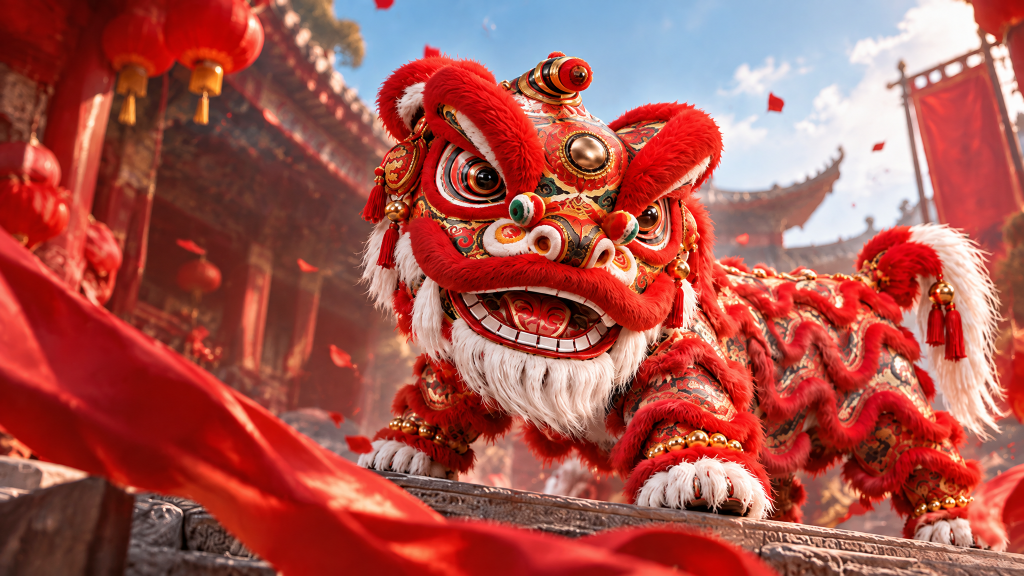
#> input picture site/assets/entry/home-cover.png, 2048 x 1152 px, found by its file name (shown at 1/2 size)
$ python build_live2d_source.py
#> lines starting #> are read from the running program, lines starting #| are printed output that depends on the picture; after the words box and inside, x2 and y2 are one past the last pixel; in counts of white or black regions, pixels touching at a corner belong together
from pathlib import Path

import numpy as np
from PIL import Image, ImageDraw, ImageFilter
import pytoshop
from pytoshop import enums, layers


ROOT = Path(__file__).resolve().parents[1]
SOURCE = ROOT / "source/public/assets/entry/home-cover.png"
OUTPUT = ROOT / "source/live2d/source"
PSD_PATH = OUTPUT / "nanfeng-lion-layered-rgb.psd"
LAYER_DIR = OUTPUT / "layers"


def polygon_mask(size, points, blur=1.2):
    mask = Image.new("L", size, 0)
    ImageDraw.Draw(mask).polygon(points, fill=255)
    return mask.filter(ImageFilter.GaussianBlur(blur))


def ellipse_mask(size, box, blur=1.0):
    mask = Image.new("L", size, 0)
    ImageDraw.Draw(mask).ellipse(box, fill=255)
    return mask.filter(ImageFilter.GaussianBlur(blur))


def rectangle_mask(size, box, blur=1.0):
    mask = Image.new("L", size, 0)
    ImageDraw.Draw(mask).rounded_rectangle(box, radius=24, fill=255)
    return mask.filter(ImageFilter.GaussianBlur(blur))


def make_layer(base, name, rect, mask):
    left, top, right, bottom = rect
    crop = base.crop((left, top, right, bottom)).convert("RGBA")
    crop.putalpha(mask)
    LAYER_DIR.mkdir(parents=True, exist_ok=True)
    crop.save(LAYER_DIR / f"{name}.png")
    rgba = np.asarray(crop, dtype=np.uint8)
    channels = {
        0: layers.ChannelImageData(image=rgba[:, :, 0]),
        1: layers.ChannelImageData(image=rgba[:, :, 1]),
        2: layers.ChannelImageData(image=rgba[:, :, 2]),
        -1: layers.ChannelImageData(image=rgba[:, :, 3]),
    }
    return layers.LayerRecord(
        top=top,
        left=left,
        bottom=bottom,
        right=right,
        name=name,
        channels=channels,
        color_mode=enums.ColorMode.rgb,
    )


def rect_for_points(points, padding=10):
    xs = [point[0] for point in points]
    ys = [point[1] for point in points]
    return (
        max(0, min(xs) - padding),
        max(0, min(ys) - padding),
        min(2048, max(xs) + padding),
        min(1152, max(ys) + padding),
    )


def build():
    base = Image.open(SOURCE).convert("RGBA")
    if base.size != (2048, 1152):
        raise ValueError(f"Expected 2048x1152 cover, got {base.size}")

    full_mask = Image.new("L", base.size, 255)
#> full_mask: PIL image 2048x1152 L; every value is 255
    empty_mask = Image.new("L", base.size, 0)
#> empty_mask: PIL image 2048x1152 L; every value is 0
    definitions = []

    definitions.append(("Background", (0, 0, 2048, 1152), full_mask))
    definitions.append(("Background_Repair", (690, 90, 1690, 1040), empty_mask.crop((690, 90, 1690, 1040))))

    body_points = [(690, 720), (760, 540), (970, 500), (1210, 560), (1430, 690), (1650, 1035), (710, 1050)]
    body_rect = rect_for_points(body_points, 12)
    definitions.append(("Lion_Body", body_rect, polygon_mask((body_rect[2] - body_rect[0], body_rect[3] - body_rect[1]), [(x - body_rect[0], y - body_rect[1]) for x, y in body_points])))
#> in polygon_mask, `mask = Image.new("L", size, 0)`: mask: PIL image 984x574 L; every value is 0
#> in polygon_mask, `ImageDraw.Draw(mask).polygon(points, fill=255)`:
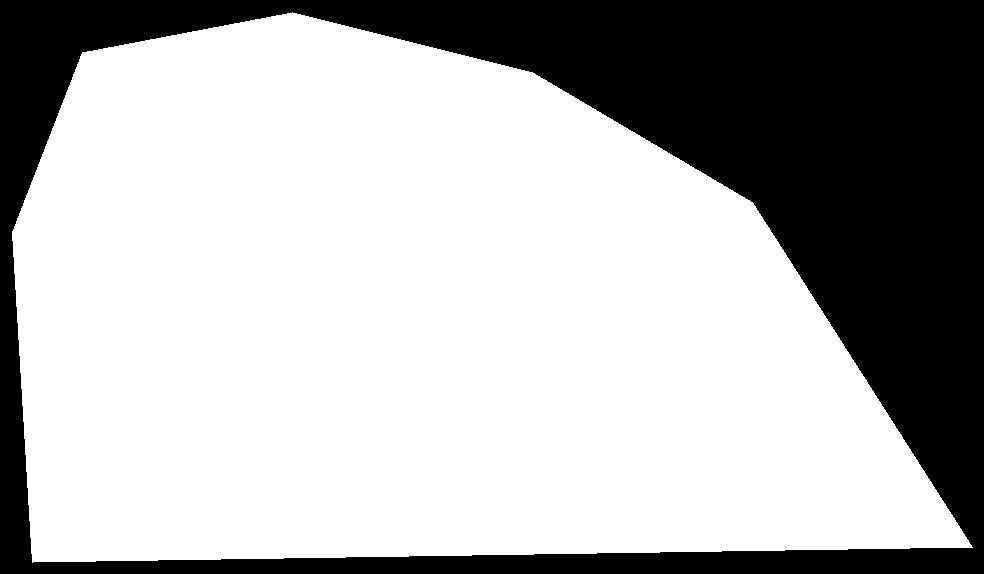
#> mask: PIL image 984x574 L; 69.1% white; 1 black region, box (x1, y1, x2, y2) and area: (0, 0, 984, 574) 174375

    head_points = [(715, 210), (850, 105), (1110, 110), (1350, 220), (1480, 470), (1340, 720), (990, 790), (760, 620)]
    head_rect = rect_for_points(head_points, 16)
    definitions.append(("Lion_Head", head_rect, polygon_mask((head_rect[2] - head_rect[0], head_rect[3] - head_rect[1]), [(x - head_rect[0], y - head_rect[1]) for x, y in head_points])))
#> in polygon_mask (call 2), `mask = Image.new("L", size, 0)`: mask: PIL image 797x717 L; every value is 0
#> in polygon_mask (call 2), `ImageDraw.Draw(mask).polygon(points, fill=255)`: mask: PIL image 797x717 L; 69.2% white; 1 black region, box (x1, y1, x2, y2) and area: (0, 0, 797, 717) 176053

    mane_points = [(690, 185), (830, 80), (1130, 90), (1420, 175), (1515, 465), (1375, 750), (980, 835), (700, 650)]
    mane_rect = rect_for_points(mane_points, 18)
    definitions.append(("Lion_Mane", mane_rect, polygon_mask((mane_rect[2] - mane_rect[0], mane_rect[3] - mane_rect[1]), [(x - mane_rect[0], y - mane_rect[1]) for x, y in mane_points])))
#> call 3 of polygon_mask, with size = (861, 791), blur = 1.2
#> in polygon_mask (call 3), `mask = Image.new("L", size, 0)`: mask: PIL image 861x791 L; every value is 0
#> in polygon_mask (call 3), `ImageDraw.Draw(mask).polygon(points, fill=255)`:
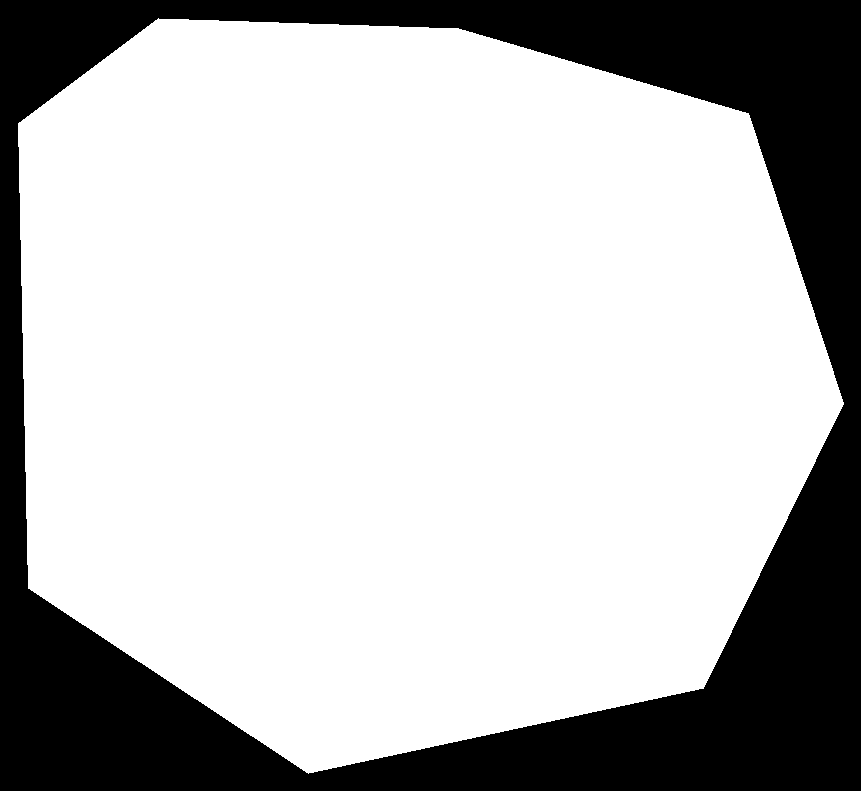
#> mask: PIL image 861x791 L; 73.1% white; 1 black region, box (x1, y1, x2, y2) and area: (0, 0, 861, 791) 183010

    beard_points = [(790, 510), (920, 470), (1260, 500), (1350, 670), (1240, 900), (950, 900), (805, 740)]
    beard_rect = rect_for_points(beard_points, 14)
    definitions.append(("Lion_Beard", beard_rect, polygon_mask((beard_rect[2] - beard_rect[0], beard_rect[3] - beard_rect[1]), [(x - beard_rect[0], y - beard_rect[1]) for x, y in beard_points])))
#> call 4 of polygon_mask, with size = (588, 458), blur = 1.2
#> in polygon_mask (call 4), `mask = Image.new("L", size, 0)`: mask: PIL image 588x458 L; every value is 0
#> in polygon_mask (call 4), `ImageDraw.Draw(mask).polygon(points, fill=255)`:
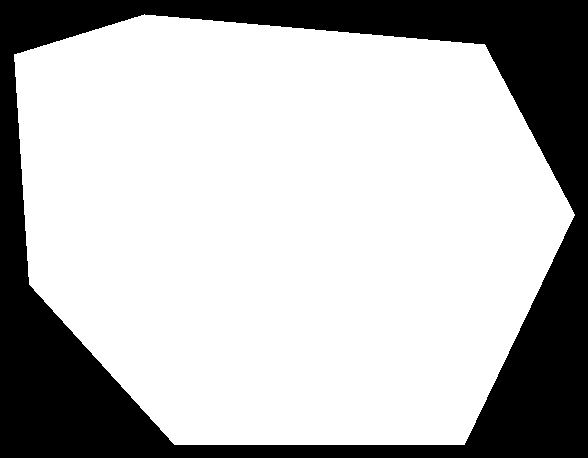
#> mask: PIL image 588x458 L; 72.4% white; 1 black region, box (x1, y1, x2, y2) and area: (0, 0, 588, 458) 74363

    eye_rect = (820, 270, 1410, 565)
    definitions.append(("Lion_Eyes", eye_rect, rectangle_mask((eye_rect[2] - eye_rect[0], eye_rect[3] - eye_rect[1]), (35, 35, 555, 270), 2.0)))
#> in rectangle_mask, `mask = Image.new("L", size, 0)`: mask: PIL image 590x295 L; every value is 0
#> in rectangle_mask, `ImageDraw.Draw(mask).rounded_rectangle(box, radius=24, fill=255)`: mask: PIL image 590x295 L; 70.3% white; 1 black region, box (x1, y1, x2, y2) and area: (0, 0, 590, 295) 51618
    pupil_rect = (850, 300, 1390, 535)
    pupil_mask = Image.new("L", (pupil_rect[2] - pupil_rect[0], pupil_rect[3] - pupil_rect[1]), 0)
#> pupil_mask: PIL image 540x235 L; every value is 0
    pupil_mask = ellipse_mask(pupil_mask.size, (35, 25, 150, 145), 1.0)
#> in ellipse_mask, `ImageDraw.Draw(mask).ellipse(box, fill=255)`: mask: PIL image 540x235 L; 8.7% white; 1 white region, box (x1, y1, x2, y2) and area: (35, 25, 151, 146) 11000
    right_pupil = ellipse_mask(pupil_mask.size, (380, 65, 505, 190), 1.0)
#> in ellipse_mask (call 2), `ImageDraw.Draw(mask).ellipse(box, fill=255)`: mask: PIL image 540x235 L; 9.8% white; 1 white region, box (x1, y1, x2, y2) and area: (380, 65, 506, 191) 12448
    pupil_mask = Image.fromarray(np.maximum(np.asarray(pupil_mask), np.asarray(right_pupil)).astype("uint8"))
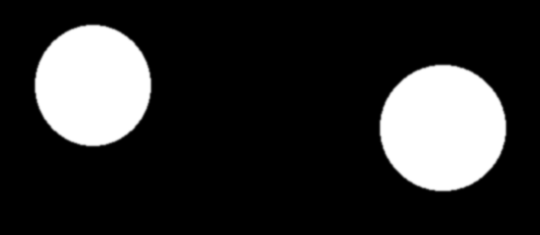
#> pupil_mask: PIL image 540x235 L; min 0, max 255, mean 47.1
    definitions.append(("Lion_Pupils", pupil_rect, pupil_mask))
    definitions.append(("Lion_Eyelids", eye_rect, rectangle_mask((eye_rect[2] - eye_rect[0], eye_rect[3] - eye_rect[1]), (20, 20, 570, 285), 2.0)))
#> in rectangle_mask (call 2), `ImageDraw.Draw(mask).rounded_rectangle(box, radius=24, fill=255)`: mask: PIL image 590x295 L; 83.9% white; 1 black region, box (x1, y1, x2, y2) and area: (0, 0, 590, 295) 28008

    mouth_points = [(860, 500), (1030, 485), (1280, 500), (1370, 700), (1280, 815), (1010, 820), (875, 700)]
    mouth_rect = rect_for_points(mouth_points, 12)
    definitions.append(("Lion_Mouth", mouth_rect, polygon_mask((mouth_rect[2] - mouth_rect[0], mouth_rect[3] - mouth_rect[1]), [(x - mouth_rect[0], y - mouth_rect[1]) for x, y in mouth_points])))
#> in polygon_mask (call 5), `mask = Image.new("L", size, 0)`: mask: PIL image 534x359 L; every value is 0
#> in polygon_mask (call 5), `ImageDraw.Draw(mask).polygon(points, fill=255)`: mask: PIL image 534x359 L; 73% white; 1 black region, box (x1, y1, x2, y2) and area: (0, 0, 534, 359) 51734
#> in polygon_mask (call 5), `return mask.filter(ImageFilter.GaussianBlur(blur))`:
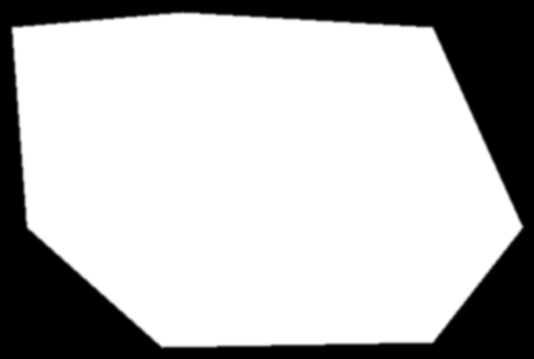
#> returned value: PIL image 534x359 L; min 0, max 255, mean 186.2

    tassel_rect = (680, 170, 1510, 700)
    definitions.append(("Lion_Tassels", tassel_rect, rectangle_mask((tassel_rect[2] - tassel_rect[0], tassel_rect[3] - tassel_rect[1]), (15, 15, 815, 515), 3.0)))
#> call 3 of rectangle_mask, with size = (830, 530), box = (15, 15, 815, 515), blur = 3
#> in rectangle_mask (call 3), `mask = Image.new("L", size, 0)`: mask: PIL image 830x530 L; every value is 0
#> in rectangle_mask (call 3), `ImageDraw.Draw(mask).rounded_rectangle(box, radius=24, fill=255)`: mask: PIL image 830x530 L; 91.1% white; 1 black region, box (x1, y1, x2, y2) and area: (0, 0, 830, 530) 39123
#> in rectangle_mask (call 3), `return mask.filter(ImageFilter.GaussianBlur(blur))`:
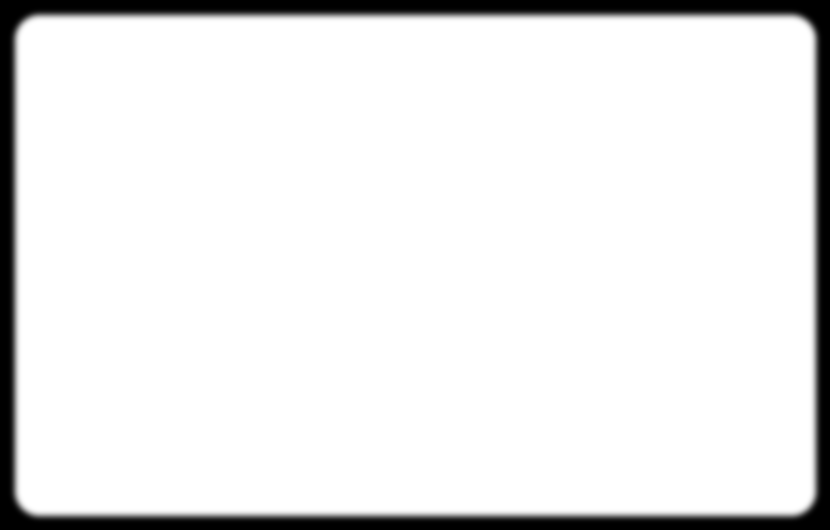
#> returned value: PIL image 830x530 L; min 0, max 255, mean 232.3

    # Photoshop stores layer records top-to-bottom; the background sits at the bottom.
    records = []
    for name, rect, mask in reversed(definitions):
        records.append(make_layer(base, name, rect, mask))
#> this loop made 1 pass
#> (name, left in make_layer, top in make_layer, right in make_layer, bottom in make_layer) on pass 1: ('Lion_Tassels', 680, 170, 1510, 700)
#> pass 1, in make_layer, `crop.save(LAYER_DIR / f"{name}.png")`:
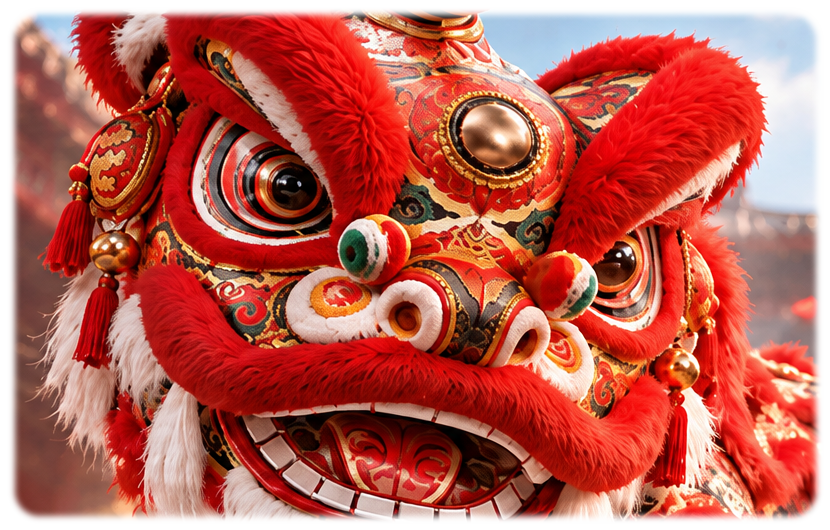
#> saved as Lion_Tassels.png: PIL image 830x530 RGBA; mean R, G, B, A 179.2, 84, 73.2, 232.3; transparent parts drawn white
#> after the loop, records = []

    full = np.asarray(base, dtype=np.uint8)
    image_data = pytoshop.image_data.ImageData(
        channels=np.stack([full[:, :, 0], full[:, :, 1], full[:, :, 2]]),
        compression=enums.Compression.raw,
    )
    layer_info = layers.LayerInfo(records, use_alpha_channel=True)
    psd = pytoshop.PsdFile(
        num_channels=3,
        height=1152,
        width=2048,
        color_mode=enums.ColorMode.rgb,
        layer_and_mask_info=layers.LayerAndMaskInfo(layer_info=layer_info),
        image_data=image_data,
        compression=enums.Compression.raw,
    )
    with PSD_PATH.open("wb") as fd:
        psd.write(fd)
    print(f"wrote {PSD_PATH}")
    print(f"layers={len(records)}")


if __name__ == "__main__":
    build()
#> (the call stopped at in make_layer, `channels = { 0: layers.ChannelImageData(image=rgba[:, :, 0]), 1: layer..`: pytoshop is not available in this run)
